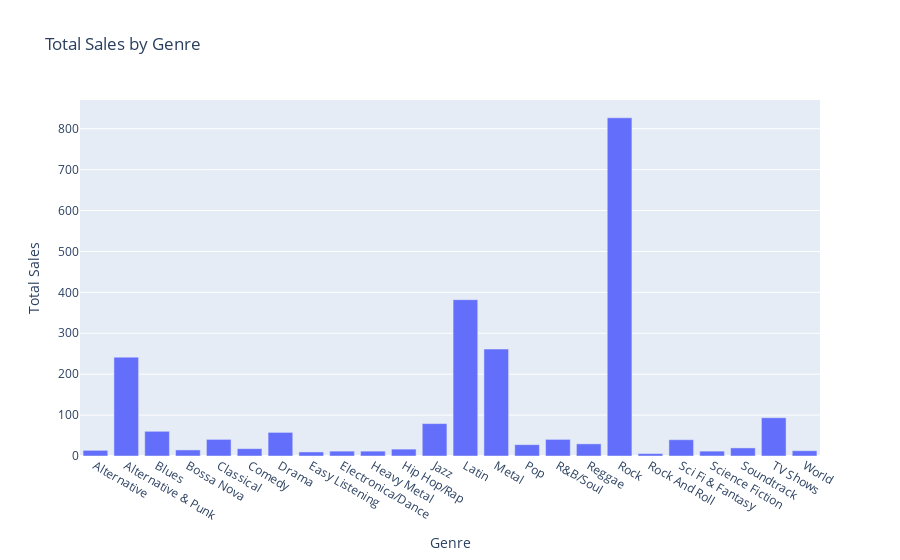

Source (notebook cell):
### Code cell
vn.ask("total sales for each genre ")

### Figure 1 — Plotly figure (JSON) as saved in the notebook; plotly's stock layout.template omitted (floating-point values rounded to 4 significant figures)
{"data": [{"alignmentgroup": "True", "hovertemplate": "Genre=%{x}<br>Total Sales=%{y}<extra></extra>", "legendgroup": "", "marker": {"color": "#636efa", "pattern": {"shape": ""}}, "name": "", "offsetgroup": "", "orientation": "v", "showlegend": false, "textposition": "auto", "type": "bar", "x": ["Alternative", "Alternative & Punk", "Blues", "Bossa Nova", "Classical", "Comedy", "Drama", "Easy Listening", "Electronica/Dance", "Heavy Metal", "Hip Hop/Rap", "Jazz", "Latin", "Metal", "Pop", "R&B/Soul", "Reggae", "Rock", "Rock And Roll", "Sci Fi & Fantasy", "Science Fiction", "Soundtrack", "TV Shows", "World"], "xaxis": "x", "y": [13.86, 241.6, 60.39, 14.85, 40.59, 17.91, 57.71, 9.9, 11.88, 11.88, 16.83, 79.2, 382.1, 261.4, 27.72, 40.59, 29.7, 826.7, 5.94, 39.8, 11.94, 19.8, 93.53, 12.87], "yaxis": "y"}], "layout": {"barmode": "relative", "legend": {"tracegroupgap": 0}, "title": {"text": "Total Sales by Genre"}, "xaxis": {"anchor": "y", "domain": [0, 1], "title": {"text": "Genre"}}, "yaxis": {"anchor": "x", "domain": [0, 1], "title": {"text": "Total Sales"}}}}
